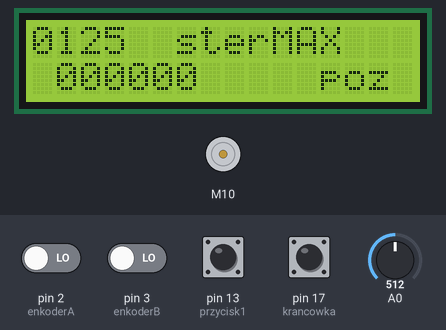
A sketch run on a simulated Arduino Uno, built with avr-gcc and run on an emulated ATmega328P. Parts: 16×2 character LCD, DC motor (green arrow = forward, orange = backward, longer = faster). The test bench sets the inputs (shaded band); at power-on: pin 13 (przycisk1), pin 17 (krancowka) HIGH, pin 2 (enkoderA), pin 3 (enkoderB) LOW, A0 = 512.

Above: at 1.2 s.
1.3 s: pin 17 (krancowka) pulled LOW for 0.15 s
2.9 s: A0 set to 716
At 3.6 s:
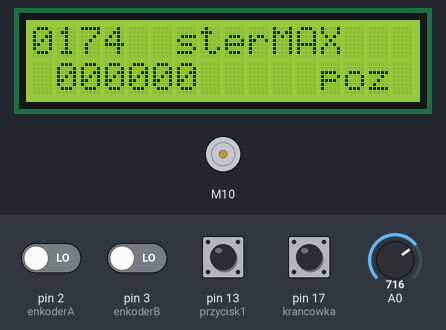
4.4 s: pin 2 (enkoderA) driven HIGH
At 4.7 s:
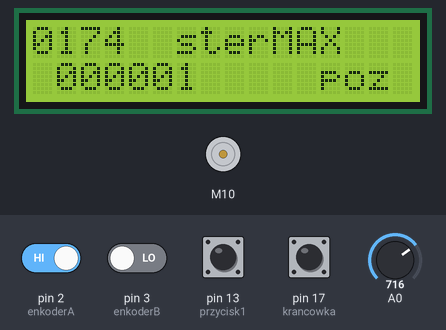
5.9 s: A0 set to 900
At 7.1 s:
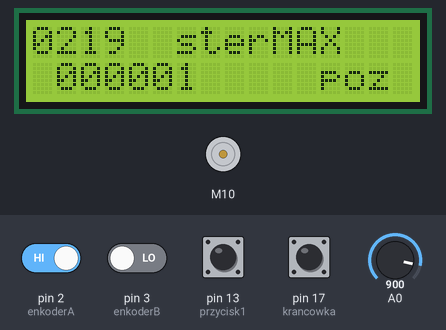
7.4 s: pin 17 (krancowka) pulled LOW for 1 s
At 8.7 s:
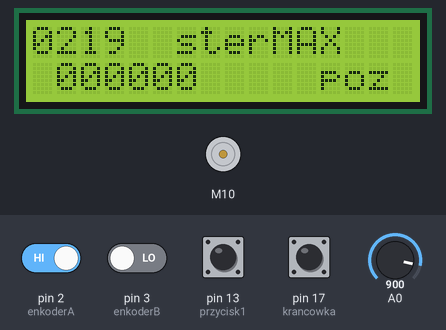
9.9 s: pin 2 (enkoderA) driven LOW
At 11.3 s:
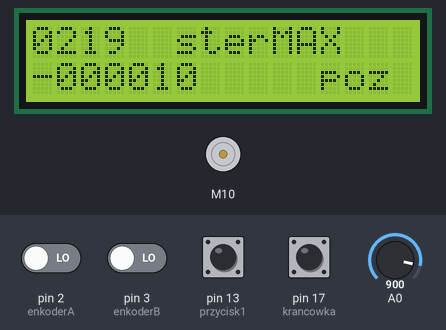
Timing chart, 0 to 12.4 s (numbered marks = the images above; inputs shaded):
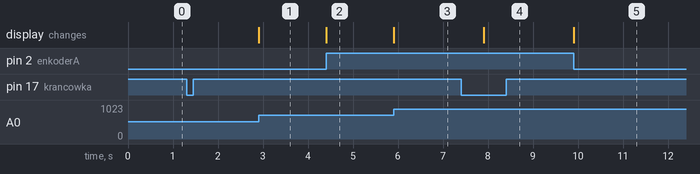

The sketch:

PID_linear_actuator_v1.ino
```cpp
#include "CytronMotorDriver.h" /// bilbioteka do obsługi sterownika silników Cytron
#include <LiquidCrystal.h> /// biblioteka od wyswietlacza

int odczytanaWartoscADC = 0;
int cyfryADC = 0;
/// string odebraneDane = "";
float okresInt = 250; /// okres jako int w ms
int wypelnienieProcentowe = 0;
float wypelnienie = 0.0;
#define motor1A 10 //
#define motor1B 11 //
#define przycisk1 13 // M1A
#define przycisk2 12/// M1B
#define krancowka 17 // inaczej A3 na płytce
///#define potencjometr A0
#define enkoderA 2 /// enkoder sygnał A
#define enkoderB 3  /// sygnał B

/// impulsy
volatile long pozycja = 0; /// zmienna volatile - może się zmieniać podczas wyk. programu
int cyfryPozycja = 0;
///////// Silniczek
CytronMD motor2(PWM_PWM, motor1A, motor1B); // PWM 1A = Pin 10, PWM 1B = Pin 11.

///////// Wyświetlacz LCD
LiquidCrystal lcd(8,9,4,5,6,7); //// wyświetlacz 2 RS, 3 Enable, 4 do 7 - D4-D7 (dane)


//// REGULATOR P
float Kp = 5.0;
volatile int uSter = 0;
float uSterFLT = 0.0;
int uSterMax = 0;
int uSterMin = 22;
volatile long eUchyb = 0;
int pozZadana = 1500;


void setup() {
  //Serial.begin(9600); /// rozpoczęcie komunikacji UART z komputerem
  //// Wyświetlacz - ustawienia wstępne
  lcd.begin(16,2); /// typ wyświetlacza - 16 znaków, 2 linijki
  lcd.setCursor(0,0);
  lcd.print("0000"); /// wartosc z przetwornika A/C
  lcd.setCursor(6,0);
  lcd.print("sterMAX");
  lcd.setCursor(0,1);
  lcd.print("0000"); /// pozycja
  lcd.setCursor(12,1);
  lcd.print("poz");
  pinMode(przycisk1,INPUT_PULLUP); /// PRZYCISKI i krancówka jako input
  pinMode(przycisk2,INPUT_PULLUP);/// z rezystorem podciągającym
  pinMode(krancowka, INPUT_PULLUP);
  pinMode(enkoderA, INPUT);
  pinMode(enkoderB, INPUT);

  ////// przerwanie
attachInterrupt(0,przerwanie,CHANGE);
/* można to zrobić tak:
attachInterrupt(digitalPinToInterrupt(pin), ISR, mode); (recommended) /// tutaj po porstu nr pinu
attachInterrupt(interrupt, ISR, mode); (not recommended)
interript to będzie nr. przerwania: 0 lub 1  - odpowiada to pinowi 2 i 3
*/

}
/// mamy do dyspozycji przetwornik 10 bitowy, tj. od 0 do 1023 - takie
/// wartosci moze przyjmować - wiec musze zrobic skalowanie do 0.0-5.OV
void loop() {
odczytanaWartoscADC = analogRead(A0); /// odczytaj wartosc 0 - 1023 z przetwornika w formie inta
wypelnienie = ((float(odczytanaWartoscADC))/1023.0) * okresInt; // zwraca nam wartosc od 0.0 do 1.0 (* okresInt)
wypelnienieProcentowe = int(wypelnienie); // zamiana na int 0 - okres Int
//Serial.println(String("Wypelnienie % : ")+ wypelnienieProcentowe);

//////////////////////////////// poprawne wyświetlanie wartości z ADC
odczytanaWartoscADC = wypelnienieProcentowe;
cyfryADC =String(odczytanaWartoscADC).length(); // dlugosc (ilosc cyfr) akt. wartosci ADC
lcd.setCursor(0,0);
switch (cyfryADC)
{
  case 1: /// liczba 1 cyfrowa
  lcd.print(String("000")+odczytanaWartoscADC); /// "doklejanie" zer tam gdzie trzeba
  break;
  case 2: /// liczba 2 cyfrowa itd.
  lcd.print(String("00")+odczytanaWartoscADC);
  break;
  case 3:
  lcd.print(String("0")+odczytanaWartoscADC);
  break;
  case 4: /// 4 cyfrowa
  lcd.print(odczytanaWartoscADC); /// tutaj wartosc 4 cyfrowa wypelnia wszystkie pola
  break;                          //// zera są tutaj niepotrzebne
  default:
  lcd.print("0000");
  break;
}


/// Regulator P//////////////////////////////////////////////////////////////////////////
uSterMax = wypelnienieProcentowe;
//
if ((digitalRead(przycisk1)==0) && (digitalRead(przycisk2)==0)) /// dojazd do pozycji wyzwalany dy są 2 przyciski wcisniete
{
  eUchyb = pozZadana - pozycja; /// UCHYB Regulacji -  "e"
uSter = int((double(eUchyb)/5000.0) * Kp*uSterMax); // uchyb razy wzmocnienie Kp regulatora
//e                                                                   ///spoko zakres uchybu, kiedy moze sie zmieniac wartosc to od 1 do 1000 - powyzej juz lepiej zrobic
//d                                                                      // ograniczenie
//
//////// ograniczenia sygnału sterującego
if ((uSter>=uSterMax) || (uSter<=-uSterMax)) /// gdy jest osiągana górna granica MAX, to nie pozwoli na przekroczenie
{
  if (uSter >=0)
  {  uSter = uSterMax;
  }
  else
  {
    uSter = -uSterMax;
  }
}

if ((uSter >= uSterMin) || (uSter<=-uSterMin))  /// Sprawdzenie czy sygnał jest powyżej minimalnego
{
   motor2.setSpeed(uSter);
}
else      /// gdy jest osiągana dolna granica u MIN
{
  if (uSter >=0)
  {
     uSter = uSterMin;
  }
  else
  {
    uSter = -uSterMin;
  }
}

//if ((pozycja <= pozZadana) && (pozycja>=pozZadana))
  if ((pozycja == pozZadana))
{
  motor2.setSpeed(0);
}

}
/////////////////////// POZYCJA /////////////// wyświetlanie
  lcd.setCursor(1,1);
cyfryPozycja = String(pozycja).length();
switch (cyfryPozycja)
{
  case 1: /// liczba 1 cyfrowa
  lcd.print(String("00000")+abs(pozycja)); /// "doklejanie" zer tam gdzie trzeba
  break;
  case 2: /// liczba 2 cyfrowa itd.
  lcd.print(String("0000")+abs(pozycja));
  break;
  case 3:
  lcd.print(String("000")+abs(pozycja));
  break;
  case 4: /// 4 cyfrowa
  lcd.print(String("00")+abs(pozycja));/// tutaj wartosc 4 cyfrowa wypelnia wszystkie pola
  break;                             //// zera są tutaj niepotrzebne
  case 5:
  lcd.print(String("0")+abs(pozycja));
  break;
  default:
  lcd.print("00xx0");
  lcd.print(abs(pozycja));
  break;
}

if (pozycja >= 0)
  {
    lcd.setCursor(0,1);
    lcd.print(" ");
  }
  else
  {
    lcd.setCursor(0,1);
    lcd.print("-");
  }


/*
//////////////// Ruch przyciskami
if ((digitalRead(przycisk1)==0) &&(digitalRead(przycisk2) == 1) ) /// jedź w prawo - pozycja powinna się zwiększać
{
  motor2.setSpeed(wypelnienieProcentowe);
}
else if ((digitalRead(przycisk2) == 0) && (digitalRead(przycisk1) == 1))
{
  motor2.setSpeed(-wypelnienieProcentowe); /// ruch w przeciwna strone - w lewo
}
else if ((digitalRead(przycisk1)==1) &&(digitalRead(przycisk2) == 1))
{
  motor2.setSpeed(0);
}
if (digitalRead(krancowka)==0)/// bazowanie za pomocą krańcówki
{
  motor2.setSpeed(0);
  delay(50);
  pozycja = 0; /// ustawienie pozycji na "zero"
}

/*


if ((digitalRead(przycisk1)==0) && (digitalRead(przycisk2)==0))
{
  if (pozycja < 2000)
  {
    motor2.setSpeed(wypelnienieProcentowe);
  }
  else if (pozycja > 2050)
  {
    motor2.setSpeed(-wypelnienieProcentowe);
  }
  else
  {
    motor2.setSpeed(0);
  }
}
*/


if (digitalRead(krancowka)==0)/// bazowanie za pomocą krańcówki
{
  motor2.setSpeed(0);
  delay(500);
  pozycja = 0; /// ustawienie pozycji na "zero"
}

}
//// procedura przerwania ISR (interrupt service routine), która jest wywołaywana
void przerwanie()
{
  if (digitalRead(enkoderA)==digitalRead(enkoderB))
  {
    pozycja = pozycja - 1;
  }
 // else if ((digitalRead(enkoderA)!=digitalRead(enkoderB)
  else
  {
    pozycja = pozycja + 1;
  }
}
```

Measured:
- after the input at 2.9 s, the display: changes at once (image 1)
- after the input at 4.4 s, the display: changes at once (image 2)
- after the input at 5.9 s, the display: changes at once (image 3)
- after the input at 7.4 s, the display: changes after 0.50 s (image 4)
- after the input at 9.9 s, the display: changes at once (image 5)
